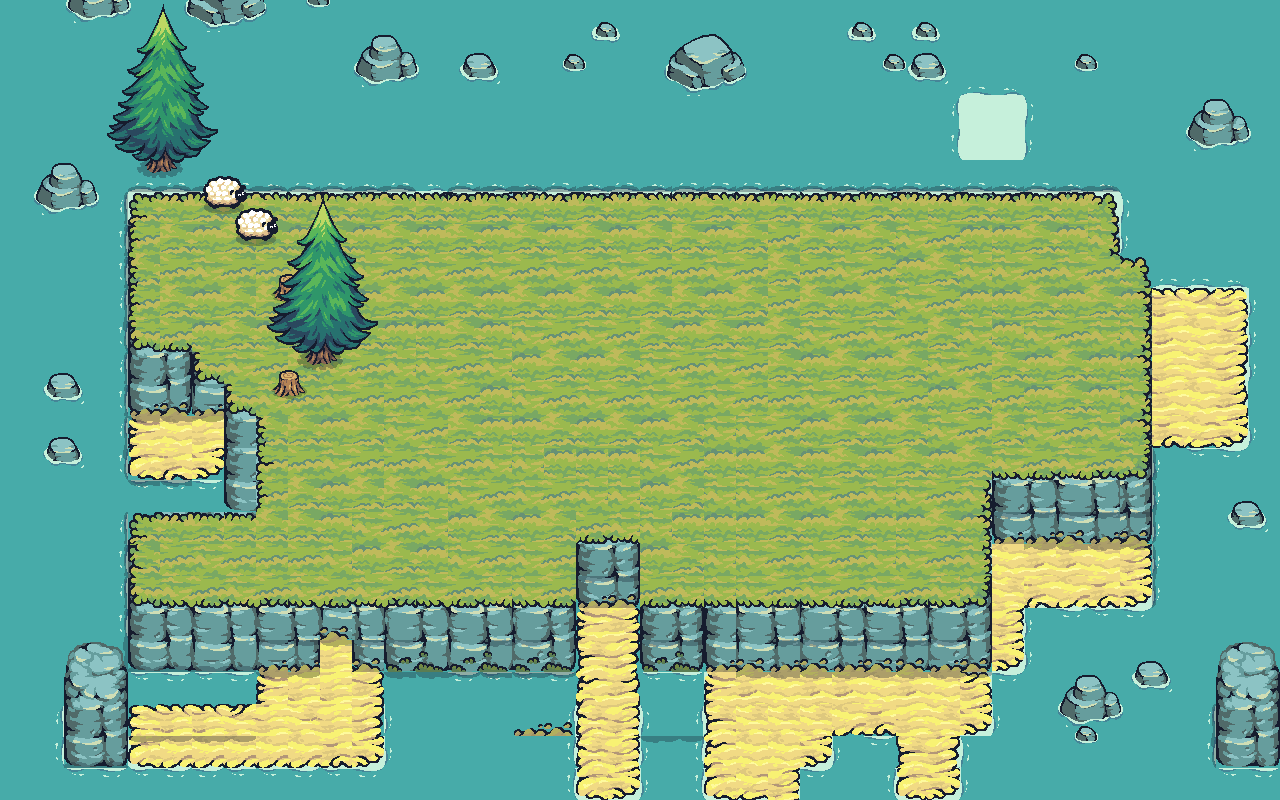

This game map was drawn from its Tiled (.tmx) file and the tilesets committed beside it. A one-line description and the trimmed map source follow:
An orthogonal 40x25 tile map with 32x32 px tiles, 6 tile layers (BotomLayer, foam layer, elevation layer, Ground layer, ...), 13 tilesets and 21 objects.

<map version="1.10" tiledversion="1.11.2" orientation="orthogonal" renderorder="right-down" width="40" height="25" tilewidth="32" tileheight="32" infinite="0" nextlayerid="30" nextobjectid="79">
 <tileset firstgid="1" source="elevation.tsx" />
 <tileset firstgid="129" source="Ground.tsx" />
 <tileset firstgid="289" source="tree.tsx" />
 <tileset firstgid="301" source="water.tsx" />
 <tileset firstgid="305" source="rock2.tsx" />
 <tileset firstgid="313" source="rock3.tsx" />
 <tileset firstgid="321" source="rock4.tsx" />
 <tileset firstgid="329" source="foam2.tsx" />
 <tileset firstgid="617" source="Decorations.tsx" />
 <tileset firstgid="635" source="rock1.tsx" />
 <tileset firstgid="643" source="shadow.tsx" />
 <tileset firstgid="679" source="house.tsx" />
 <tileset firstgid="703" source="sheep.tsx" />
 <layer id="3" name="BotomLayer" width="40" height="25">
  <data>[1000 cells, 996 non-empty, 4 distinct tile ids]</data>
 </layer>
 <layer id="9" name="foam layer" width="40" height="25">
  <data>[1000 cells, 212 non-empty, 17 distinct tile ids]</data>
 </layer>
 <layer id="7" name="elevation layer" width="40" height="25">
  <data>[1000 cells, 460 non-empty, 67 distinct tile ids]</data>
 </layer>
 <layer id="8" name="Ground layer" width="40" height="25">
  <data>[1000 cells, 501 non-empty, 80 distinct tile ids]</data>
 </layer>
 <layer id="12" name="shadow" width="40" height="25">
  <data>[1000 cells, 110 non-empty, 8 distinct tile ids]</data>
 </layer>
 <layer id="27" name="decorations" width="40" height="25">
  <data>[1000 cells, 28 non-empty, 8 distinct tile ids]</data>
 </layer>
 <objectgroup id="28" name="Collisions">
  <object id="58" x="150" y="197" width="1" height="50" />
  <object id="59" x="100" y="130" width="988" height="2" />
  <object id="60" x="1150" y="192" width="2" height="30" />
  <object id="61" x="1119.33" y="256" width="32.6667" height="0.666667" />
  <object id="62" x="1152" y="253.5" width="0.5" height="225.5" />
  <object id="63" x="1040" y="500" width="158" height="2.5" />
  <object id="64" x="1041.5" y="529" width="3" height="70" />
  <object id="65" x="646.667" y="650.333" width="340" height="1.33333" />
  <object id="66" x="600.667" y="590.333" width="1.33333" height="61.3333" />
  <object id="67" x="577.333" y="650.333" width="1" height="2.66667" />
  <object id="68" x="600.333" y="590" width="1.33333" height="65.3333" />
  <object id="69" x="131" y="650.5" width="442.5" height="1" />
  <object id="70" x="100" y="451.5" width="100" height="4" />
  <object id="71" x="80" y="510.5" width="1.5" height="1" />
  <object id="72" x="250" y="416.5" width="50" height="34" />
  <object id="73" x="100.5" y="400.5" width="1.5" height="2" />
  <object id="74" x="150.5" y="405.5" width="2" height="2" />
  <object id="75" x="100.5" y="400" width="2.5" height="1" />
  <object id="76" x="100" y="350.5" width="0.5" height="1" />
  <object id="77" x="200" y="350" width="1" height="0.5" />
  <object id="78" x="100" y="350" width="2.5" height="10" />
 </objectgroup>
</map>
